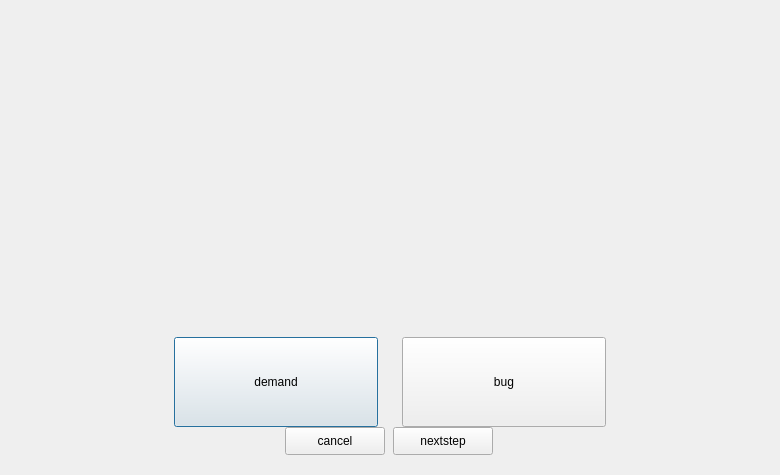
<?xml version="1.0" encoding="UTF-8"?>
<ui version="4.0">
 <class>ZTSubmitDlg</class>
 <widget class="QDialog" name="ZTSubmitDlg">
  <property name="geometry">
   <rect>
    <x>0</x>
    <y>0</y>
    <width>780</width>
    <height>475</height>
   </rect>
  </property>
  <property name="maximumSize">
   <size>
    <width>780</width>
    <height>475</height>
   </size>
  </property>
  <property name="windowTitle">
   <string>submit</string>
  </property>
  <layout class="QHBoxLayout" name="horizontalLayout">
   <property name="spacing">
    <number>0</number>
   </property>
   <property name="leftMargin">
    <number>0</number>
   </property>
   <property name="topMargin">
    <number>0</number>
   </property>
   <property name="rightMargin">
    <number>0</number>
   </property>
   <property name="bottomMargin">
    <number>0</number>
   </property>
   <item>
    <layout class="QVBoxLayout" name="verticalLayout" stretch="9,0,1">
     <item>
      <layout class="QVBoxLayout" name="verticalLayout_2">
       <item>
        <widget class="QStackedWidget" name="framesWidget">
         <widget class="QWidget" name="previewPage"/>
         <widget class="QWidget" name="demandPage"/>
         <widget class="QWidget" name="bugPage"/>
        </widget>
       </item>
      </layout>
     </item>
     <item>
      <layout class="QHBoxLayout" name="horizontalLayout_3">
       <property name="spacing">
        <number>0</number>
       </property>
       <property name="sizeConstraint">
        <enum>QLayout::SetDefaultConstraint</enum>
       </property>
       <property name="leftMargin">
        <number>150</number>
       </property>
       <property name="rightMargin">
        <number>150</number>
       </property>
       <property name="bottomMargin">
        <number>0</number>
       </property>
       <item>
        <widget class="QPushButton" name="btnDemand">
         <property name="minimumSize">
          <size>
           <width>204</width>
           <height>90</height>
          </size>
         </property>
         <property name="maximumSize">
          <size>
           <width>204</width>
           <height>90</height>
          </size>
         </property>
         <property name="text">
          <string>demand</string>
         </property>
        </widget>
       </item>
       <item>
        <widget class="QPushButton" name="btnBug">
         <property name="minimumSize">
          <size>
           <width>204</width>
           <height>90</height>
          </size>
         </property>
         <property name="maximumSize">
          <size>
           <width>204</width>
           <height>90</height>
          </size>
         </property>
         <property name="text">
          <string>bug</string>
         </property>
        </widget>
       </item>
      </layout>
     </item>
     <item>
      <layout class="QHBoxLayout" name="horizontalLayout_2">
       <property name="spacing">
        <number>3</number>
       </property>
       <property name="leftMargin">
        <number>280</number>
       </property>
       <property name="rightMargin">
        <number>280</number>
       </property>
       <property name="bottomMargin">
        <number>20</number>
       </property>
       <item>
        <widget class="QPushButton" name="btnCancel">
         <property name="minimumSize">
          <size>
           <width>100</width>
           <height>28</height>
          </size>
         </property>
         <property name="maximumSize">
          <size>
           <width>100</width>
           <height>28</height>
          </size>
         </property>
         <property name="text">
          <string>cancel</string>
         </property>
        </widget>
       </item>
       <item>
        <widget class="QPushButton" name="btnNext">
         <property name="minimumSize">
          <size>
           <width>100</width>
           <height>28</height>
          </size>
         </property>
         <property name="maximumSize">
          <size>
           <width>100</width>
           <height>28</height>
          </size>
         </property>
         <property name="text">
          <string>nextstep</string>
         </property>
        </widget>
       </item>
      </layout>
     </item>
    </layout>
   </item>
  </layout>
 </widget>
 <resources/>
 <connections/>
</ui>
